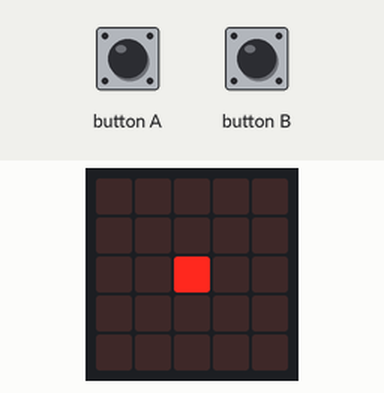
Bench run of a program on a simulated BBC micro:bit (MakeCode). On the bench: the board's 5×5 LED display. The inputs (shaded band) are chosen by the test bench.

Above: at 1.2 s.
1.3 s: button A pressed for 0.15 s
At 2.1 s:
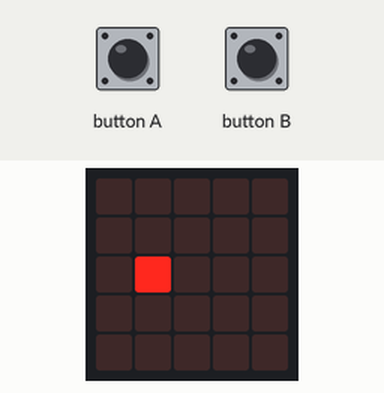
2.9 s: button A pressed for 0.15 s
At 4.2 s:
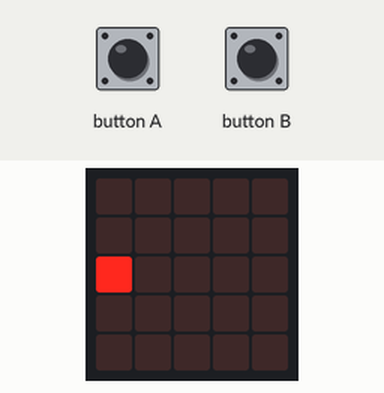
4.5 s: button A pressed for 0.15 s
At 5.7 s:
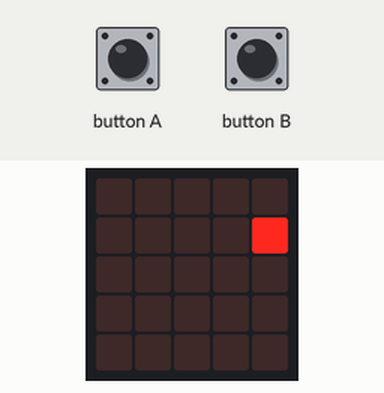
6.1 s: button A pressed for 0.15 s
At 6.9 s:
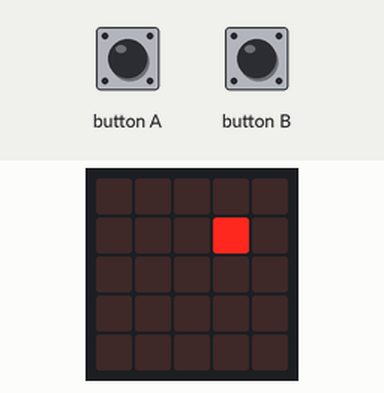
7.7 s: button A pressed for 0.15 s
At 8.1 s:
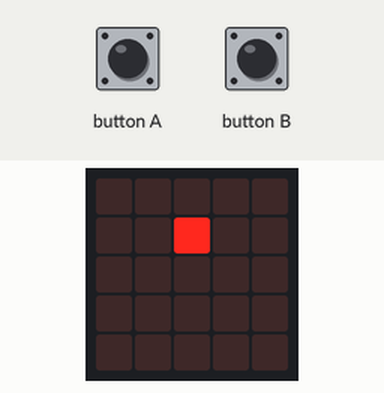
9.3 s: button A pressed for 0.15 s
At 10.5 s:
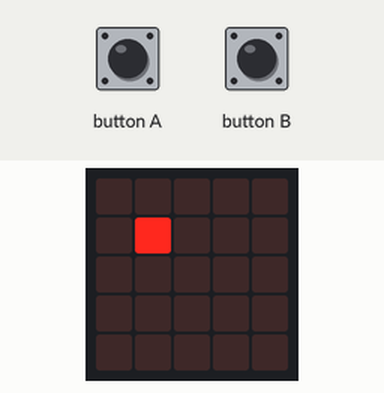
Timing chart, 0 to 11.9 s (numbered marks = the images above; inputs shaded):
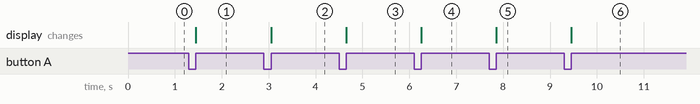

Measured:
- after the input at 1.3 s, the display: changes after 0.15 s (image 1)
- after the input at 2.9 s, the display: changes after 0.15 s (image 2)
- after the input at 4.5 s, the display: changes after 0.15 s (image 3)
- after the input at 6.1 s, the display: changes after 0.15 s (image 4)
- after the input at 7.7 s, the display: changes after 0.15 s (image 5)
- after the input at 9.3 s, the display: changes after 0.15 s (image 6)

The program:

main.ts
```typescript
input.onButtonPressed(Button.A, function () {
    led.unplot(postx, posty)
    postx += -1
    if (postx < 0) {
        postx = 4
        posty += -1
        if (posty < 0) {
            posty = 4
        }
    }
    led.plot(postx, posty)
})
input.onButtonPressed(Button.B, function () {
    led.unplot(postx, posty)
    postx += 1
    if (postx > 4) {
        postx = 0
        posty += 1
        if (posty > 4) {
            posty = 0
        }
    }
    led.plot(postx, posty)
})
let posty = 0
let postx = 0
postx = 2
posty = 2
led.plot(postx, posty)
```

test.ts
```typescript
// les tests vont ici ; cela ne sera pas compilé si ce paquet est utilisé en tant qu'extension.
```
